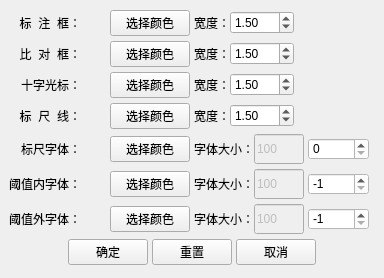
<?xml version="1.0" encoding="UTF-8"?>
<ui version="4.0">
 <class>ColorPalette</class>
 <widget class="QWidget" name="ColorPalette">
  <property name="geometry">
   <rect>
    <x>0</x>
    <y>0</y>
    <width>384</width>
    <height>278</height>
   </rect>
  </property>
  <property name="windowTitle">
   <string>调色板</string>
  </property>
  <layout class="QGridLayout" name="gridLayout">
   <property name="leftMargin">
    <number>9</number>
   </property>
   <property name="topMargin">
    <number>9</number>
   </property>
   <property name="rightMargin">
    <number>9</number>
   </property>
   <property name="bottomMargin">
    <number>9</number>
   </property>
   <property name="spacing">
    <number>4</number>
   </property>
   <item row="0" column="0">
    <layout class="QHBoxLayout" name="horizontalLayout">
     <property name="spacing">
      <number>0</number>
     </property>
     <item>
      <widget class="QLabel" name="label">
       <property name="font">
        <font>
         <pointsize>9</pointsize>
        </font>
       </property>
       <property name="text">
        <string>标  注  框：</string>
       </property>
       <property name="alignment">
        <set>Qt::AlignRight|Qt::AlignTrailing|Qt::AlignVCenter</set>
       </property>
      </widget>
     </item>
     <item>
      <widget class="QLabel" name="markColor">
       <property name="minimumSize">
        <size>
         <width>25</width>
         <height>25</height>
        </size>
       </property>
       <property name="maximumSize">
        <size>
         <width>25</width>
         <height>25</height>
        </size>
       </property>
       <property name="styleSheet">
        <string notr="true"/>
       </property>
       <property name="text">
        <string/>
       </property>
      </widget>
     </item>
    </layout>
   </item>
   <item row="0" column="1">
    <widget class="QPushButton" name="markColorChange">
     <property name="font">
      <font>
       <pointsize>9</pointsize>
      </font>
     </property>
     <property name="text">
      <string>选择颜色</string>
     </property>
    </widget>
   </item>
   <item row="0" column="2">
    <layout class="QHBoxLayout" name="horizontalLayout_9">
     <property name="spacing">
      <number>0</number>
     </property>
     <item>
      <widget class="QLabel" name="label_21">
       <property name="font">
        <font>
         <pointsize>9</pointsize>
        </font>
       </property>
       <property name="text">
        <string>宽度：</string>
       </property>
      </widget>
     </item>
     <item>
      <widget class="QDoubleSpinBox" name="makeWidth">
       <property name="font">
        <font>
         <pointsize>9</pointsize>
        </font>
       </property>
       <property name="maximum">
        <double>100.000000000000000</double>
       </property>
       <property name="singleStep">
        <double>0.200000000000000</double>
       </property>
       <property name="value">
        <double>1.500000000000000</double>
       </property>
      </widget>
     </item>
    </layout>
   </item>
   <item row="1" column="0">
    <layout class="QHBoxLayout" name="horizontalLayout_2">
     <property name="spacing">
      <number>0</number>
     </property>
     <item>
      <widget class="QLabel" name="label_11">
       <property name="font">
        <font>
         <pointsize>9</pointsize>
        </font>
       </property>
       <property name="text">
        <string>比  对  框：</string>
       </property>
       <property name="alignment">
        <set>Qt::AlignRight|Qt::AlignTrailing|Qt::AlignVCenter</set>
       </property>
      </widget>
     </item>
     <item>
      <widget class="QLabel" name="rectColor">
       <property name="minimumSize">
        <size>
         <width>25</width>
         <height>25</height>
        </size>
       </property>
       <property name="maximumSize">
        <size>
         <width>25</width>
         <height>25</height>
        </size>
       </property>
       <property name="styleSheet">
        <string notr="true"/>
       </property>
       <property name="text">
        <string/>
       </property>
      </widget>
     </item>
    </layout>
   </item>
   <item row="1" column="1">
    <widget class="QPushButton" name="rectColorChange">
     <property name="font">
      <font>
       <pointsize>9</pointsize>
      </font>
     </property>
     <property name="text">
      <string>选择颜色</string>
     </property>
    </widget>
   </item>
   <item row="1" column="2">
    <layout class="QHBoxLayout" name="horizontalLayout_10">
     <property name="spacing">
      <number>0</number>
     </property>
     <item>
      <widget class="QLabel" name="label_22">
       <property name="font">
        <font>
         <pointsize>9</pointsize>
        </font>
       </property>
       <property name="text">
        <string>宽度：</string>
       </property>
      </widget>
     </item>
     <item>
      <widget class="QDoubleSpinBox" name="rectWidth">
       <property name="font">
        <font>
         <pointsize>9</pointsize>
        </font>
       </property>
       <property name="maximum">
        <double>100.000000000000000</double>
       </property>
       <property name="singleStep">
        <double>0.200000000000000</double>
       </property>
       <property name="value">
        <double>1.500000000000000</double>
       </property>
      </widget>
     </item>
    </layout>
   </item>
   <item row="2" column="0">
    <layout class="QHBoxLayout" name="horizontalLayout_4">
     <property name="spacing">
      <number>0</number>
     </property>
     <item>
      <widget class="QLabel" name="label_2">
       <property name="font">
        <font>
         <pointsize>9</pointsize>
        </font>
       </property>
       <property name="text">
        <string>十字光标：</string>
       </property>
       <property name="alignment">
        <set>Qt::AlignRight|Qt::AlignTrailing|Qt::AlignVCenter</set>
       </property>
      </widget>
     </item>
     <item>
      <widget class="QLabel" name="cursorColor">
       <property name="minimumSize">
        <size>
         <width>25</width>
         <height>25</height>
        </size>
       </property>
       <property name="maximumSize">
        <size>
         <width>25</width>
         <height>25</height>
        </size>
       </property>
       <property name="styleSheet">
        <string notr="true"/>
       </property>
       <property name="text">
        <string/>
       </property>
      </widget>
     </item>
    </layout>
   </item>
   <item row="2" column="1">
    <widget class="QPushButton" name="cursorColorChange">
     <property name="font">
      <font>
       <pointsize>9</pointsize>
      </font>
     </property>
     <property name="text">
      <string>选择颜色</string>
     </property>
    </widget>
   </item>
   <item row="2" column="2">
    <layout class="QHBoxLayout" name="horizontalLayout_11">
     <property name="spacing">
      <number>0</number>
     </property>
     <item>
      <widget class="QLabel" name="label_3">
       <property name="font">
        <font>
         <pointsize>9</pointsize>
        </font>
       </property>
       <property name="text">
        <string>宽度：</string>
       </property>
      </widget>
     </item>
     <item>
      <widget class="QDoubleSpinBox" name="cursorWidth">
       <property name="font">
        <font>
         <pointsize>9</pointsize>
        </font>
       </property>
       <property name="maximum">
        <double>100.000000000000000</double>
       </property>
       <property name="singleStep">
        <double>0.200000000000000</double>
       </property>
       <property name="value">
        <double>1.500000000000000</double>
       </property>
      </widget>
     </item>
    </layout>
   </item>
   <item row="3" column="0">
    <layout class="QHBoxLayout" name="horizontalLayout_5">
     <property name="spacing">
      <number>0</number>
     </property>
     <item>
      <widget class="QLabel" name="label_5">
       <property name="font">
        <font>
         <pointsize>9</pointsize>
        </font>
       </property>
       <property name="text">
        <string>标  尺  线：</string>
       </property>
       <property name="alignment">
        <set>Qt::AlignRight|Qt::AlignTrailing|Qt::AlignVCenter</set>
       </property>
      </widget>
     </item>
     <item>
      <widget class="QLabel" name="rulerColor">
       <property name="minimumSize">
        <size>
         <width>25</width>
         <height>25</height>
        </size>
       </property>
       <property name="maximumSize">
        <size>
         <width>25</width>
         <height>25</height>
        </size>
       </property>
       <property name="styleSheet">
        <string notr="true"/>
       </property>
       <property name="text">
        <string/>
       </property>
      </widget>
     </item>
    </layout>
   </item>
   <item row="3" column="1">
    <widget class="QPushButton" name="rulerColorChange">
     <property name="font">
      <font>
       <pointsize>9</pointsize>
      </font>
     </property>
     <property name="text">
      <string>选择颜色</string>
     </property>
    </widget>
   </item>
   <item row="3" column="2">
    <layout class="QHBoxLayout" name="horizontalLayout_12">
     <property name="spacing">
      <number>0</number>
     </property>
     <item>
      <widget class="QLabel" name="label_23">
       <property name="font">
        <font>
         <pointsize>9</pointsize>
        </font>
       </property>
       <property name="text">
        <string>宽度：</string>
       </property>
      </widget>
     </item>
     <item>
      <widget class="QDoubleSpinBox" name="rulerWidth">
       <property name="font">
        <font>
         <pointsize>9</pointsize>
        </font>
       </property>
       <property name="maximum">
        <double>100.000000000000000</double>
       </property>
       <property name="singleStep">
        <double>0.200000000000000</double>
       </property>
       <property name="value">
        <double>1.500000000000000</double>
       </property>
      </widget>
     </item>
    </layout>
   </item>
   <item row="4" column="0">
    <layout class="QHBoxLayout" name="horizontalLayout_6">
     <property name="spacing">
      <number>0</number>
     </property>
     <item>
      <widget class="QLabel" name="label_8">
       <property name="font">
        <font>
         <pointsize>9</pointsize>
        </font>
       </property>
       <property name="text">
        <string>标尺字体：</string>
       </property>
       <property name="alignment">
        <set>Qt::AlignRight|Qt::AlignTrailing|Qt::AlignVCenter</set>
       </property>
      </widget>
     </item>
     <item>
      <widget class="QLabel" name="rulerFontColor">
       <property name="minimumSize">
        <size>
         <width>25</width>
         <height>25</height>
        </size>
       </property>
       <property name="maximumSize">
        <size>
         <width>25</width>
         <height>25</height>
        </size>
       </property>
       <property name="styleSheet">
        <string notr="true"/>
       </property>
       <property name="text">
        <string/>
       </property>
      </widget>
     </item>
    </layout>
   </item>
   <item row="4" column="1">
    <widget class="QPushButton" name="rulerFontColorChange">
     <property name="font">
      <font>
       <pointsize>9</pointsize>
      </font>
     </property>
     <property name="text">
      <string>选择颜色</string>
     </property>
    </widget>
   </item>
   <item row="4" column="2" colspan="2">
    <layout class="QHBoxLayout" name="horizontalLayout_13">
     <property name="spacing">
      <number>0</number>
     </property>
     <item>
      <widget class="QLabel" name="label_10">
       <property name="font">
        <font>
         <pointsize>9</pointsize>
        </font>
       </property>
       <property name="text">
        <string>字体大小：</string>
       </property>
      </widget>
     </item>
     <item>
      <widget class="QLineEdit" name="rulerFont">
       <property name="enabled">
        <bool>false</bool>
       </property>
       <property name="minimumSize">
        <size>
         <width>0</width>
         <height>30</height>
        </size>
       </property>
       <property name="maximumSize">
        <size>
         <width>50</width>
         <height>30</height>
        </size>
       </property>
       <property name="font">
        <font>
         <pointsize>9</pointsize>
        </font>
       </property>
       <property name="text">
        <string>100</string>
       </property>
      </widget>
     </item>
    </layout>
   </item>
   <item row="4" column="4">
    <widget class="QSpinBox" name="rulerFontSize">
     <property name="font">
      <font>
       <pointsize>9</pointsize>
      </font>
     </property>
     <property name="styleSheet">
      <string notr="true">background-color: rgb(255, 255, 255);</string>
     </property>
     <property name="minimum">
      <number>0</number>
     </property>
     <property name="maximum">
      <number>20000</number>
     </property>
     <property name="singleStep">
      <number>1</number>
     </property>
     <property name="value">
      <number>0</number>
     </property>
    </widget>
   </item>
   <item row="4" column="5">
    <spacer name="horizontalSpacer_9">
     <property name="orientation">
      <enum>Qt::Horizontal</enum>
     </property>
     <property name="sizeHint" stdset="0">
      <size>
       <width>0</width>
       <height>27</height>
      </size>
     </property>
    </spacer>
   </item>
   <item row="5" column="0">
    <layout class="QHBoxLayout" name="horizontalLayout_7">
     <property name="spacing">
      <number>0</number>
     </property>
     <item>
      <widget class="QLabel" name="label_16">
       <property name="font">
        <font>
         <pointsize>9</pointsize>
        </font>
       </property>
       <property name="text">
        <string>阈值内字体：</string>
       </property>
       <property name="alignment">
        <set>Qt::AlignRight|Qt::AlignTrailing|Qt::AlignVCenter</set>
       </property>
      </widget>
     </item>
     <item>
      <widget class="QLabel" name="withinThresholdFontColor">
       <property name="minimumSize">
        <size>
         <width>25</width>
         <height>25</height>
        </size>
       </property>
       <property name="maximumSize">
        <size>
         <width>25</width>
         <height>25</height>
        </size>
       </property>
       <property name="styleSheet">
        <string notr="true"/>
       </property>
       <property name="text">
        <string/>
       </property>
      </widget>
     </item>
    </layout>
   </item>
   <item row="5" column="1">
    <widget class="QPushButton" name="withinThresholdFontColorChange">
     <property name="font">
      <font>
       <pointsize>9</pointsize>
      </font>
     </property>
     <property name="text">
      <string>选择颜色</string>
     </property>
    </widget>
   </item>
   <item row="5" column="2" colspan="2">
    <layout class="QHBoxLayout" name="horizontalLayout_14">
     <property name="spacing">
      <number>0</number>
     </property>
     <item>
      <widget class="QLabel" name="label_20">
       <property name="font">
        <font>
         <pointsize>9</pointsize>
        </font>
       </property>
       <property name="text">
        <string>字体大小：</string>
       </property>
      </widget>
     </item>
     <item>
      <widget class="QLineEdit" name="withinThresholdFont">
       <property name="enabled">
        <bool>false</bool>
       </property>
       <property name="minimumSize">
        <size>
         <width>0</width>
         <height>30</height>
        </size>
       </property>
       <property name="maximumSize">
        <size>
         <width>50</width>
         <height>30</height>
        </size>
       </property>
       <property name="font">
        <font>
         <pointsize>9</pointsize>
        </font>
       </property>
       <property name="text">
        <string>100</string>
       </property>
      </widget>
     </item>
    </layout>
   </item>
   <item row="5" column="4">
    <widget class="QSpinBox" name="withinThresholdFontSize">
     <property name="font">
      <font>
       <pointsize>9</pointsize>
      </font>
     </property>
     <property name="styleSheet">
      <string notr="true">background-color: rgb(255, 255, 255);</string>
     </property>
     <property name="minimum">
      <number>-1</number>
     </property>
     <property name="maximum">
      <number>20000</number>
     </property>
     <property name="singleStep">
      <number>1</number>
     </property>
     <property name="value">
      <number>-1</number>
     </property>
    </widget>
   </item>
   <item row="5" column="5">
    <spacer name="horizontalSpacer_6">
     <property name="orientation">
      <enum>Qt::Horizontal</enum>
     </property>
     <property name="sizeHint" stdset="0">
      <size>
       <width>0</width>
       <height>20</height>
      </size>
     </property>
    </spacer>
   </item>
   <item row="6" column="0">
    <layout class="QHBoxLayout" name="horizontalLayout_8">
     <property name="spacing">
      <number>0</number>
     </property>
     <item>
      <widget class="QLabel" name="label_26">
       <property name="font">
        <font>
         <pointsize>9</pointsize>
        </font>
       </property>
       <property name="text">
        <string>阈值外字体：</string>
       </property>
       <property name="alignment">
        <set>Qt::AlignRight|Qt::AlignTrailing|Qt::AlignVCenter</set>
       </property>
      </widget>
     </item>
     <item>
      <widget class="QLabel" name="beyondThresholdFontColor">
       <property name="minimumSize">
        <size>
         <width>25</width>
         <height>25</height>
        </size>
       </property>
       <property name="maximumSize">
        <size>
         <width>25</width>
         <height>25</height>
        </size>
       </property>
       <property name="styleSheet">
        <string notr="true"/>
       </property>
       <property name="text">
        <string/>
       </property>
      </widget>
     </item>
    </layout>
   </item>
   <item row="6" column="1">
    <widget class="QPushButton" name="beyondThresholdFontColorChange">
     <property name="font">
      <font>
       <pointsize>9</pointsize>
      </font>
     </property>
     <property name="text">
      <string>选择颜色</string>
     </property>
    </widget>
   </item>
   <item row="6" column="2" colspan="2">
    <layout class="QHBoxLayout" name="horizontalLayout_15">
     <property name="spacing">
      <number>0</number>
     </property>
     <item>
      <widget class="QLabel" name="label_29">
       <property name="font">
        <font>
         <pointsize>9</pointsize>
        </font>
       </property>
       <property name="text">
        <string>字体大小：</string>
       </property>
      </widget>
     </item>
     <item>
      <widget class="QLineEdit" name="beyondThresholdFont">
       <property name="enabled">
        <bool>false</bool>
       </property>
       <property name="minimumSize">
        <size>
         <width>0</width>
         <height>30</height>
        </size>
       </property>
       <property name="maximumSize">
        <size>
         <width>50</width>
         <height>30</height>
        </size>
       </property>
       <property name="font">
        <font>
         <pointsize>9</pointsize>
        </font>
       </property>
       <property name="text">
        <string>100</string>
       </property>
      </widget>
     </item>
    </layout>
   </item>
   <item row="6" column="4">
    <widget class="QSpinBox" name="beyondThresholdFontSize">
     <property name="font">
      <font>
       <pointsize>9</pointsize>
      </font>
     </property>
     <property name="styleSheet">
      <string notr="true">background-color: rgb(255, 255, 255);</string>
     </property>
     <property name="minimum">
      <number>-1</number>
     </property>
     <property name="maximum">
      <number>20000</number>
     </property>
     <property name="singleStep">
      <number>1</number>
     </property>
     <property name="value">
      <number>-1</number>
     </property>
    </widget>
   </item>
   <item row="6" column="5">
    <spacer name="horizontalSpacer_7">
     <property name="orientation">
      <enum>Qt::Horizontal</enum>
     </property>
     <property name="sizeHint" stdset="0">
      <size>
       <width>0</width>
       <height>20</height>
      </size>
     </property>
    </spacer>
   </item>
   <item row="7" column="0" colspan="6">
    <layout class="QHBoxLayout" name="horizontalLayout_3">
     <item>
      <spacer name="horizontalSpacer_2">
       <property name="orientation">
        <enum>Qt::Horizontal</enum>
       </property>
       <property name="sizeHint" stdset="0">
        <size>
         <width>40</width>
         <height>20</height>
        </size>
       </property>
      </spacer>
     </item>
     <item>
      <widget class="QPushButton" name="Save">
       <property name="font">
        <font>
         <pointsize>9</pointsize>
        </font>
       </property>
       <property name="text">
        <string>确定</string>
       </property>
      </widget>
     </item>
     <item>
      <widget class="QPushButton" name="reset">
       <property name="font">
        <font>
         <pointsize>9</pointsize>
        </font>
       </property>
       <property name="text">
        <string>重置</string>
       </property>
      </widget>
     </item>
     <item>
      <widget class="QPushButton" name="close">
       <property name="font">
        <font>
         <pointsize>9</pointsize>
        </font>
       </property>
       <property name="text">
        <string>取消</string>
       </property>
      </widget>
     </item>
     <item>
      <spacer name="horizontalSpacer">
       <property name="orientation">
        <enum>Qt::Horizontal</enum>
       </property>
       <property name="sizeHint" stdset="0">
        <size>
         <width>40</width>
         <height>20</height>
        </size>
       </property>
      </spacer>
     </item>
    </layout>
   </item>
   <item row="0" column="3" colspan="3">
    <spacer name="horizontalSpacer_3">
     <property name="orientation">
      <enum>Qt::Horizontal</enum>
     </property>
     <property name="sizeHint" stdset="0">
      <size>
       <width>66</width>
       <height>24</height>
      </size>
     </property>
    </spacer>
   </item>
   <item row="1" column="3" colspan="3">
    <spacer name="horizontalSpacer_5">
     <property name="orientation">
      <enum>Qt::Horizontal</enum>
     </property>
     <property name="sizeHint" stdset="0">
      <size>
       <width>66</width>
       <height>24</height>
      </size>
     </property>
    </spacer>
   </item>
   <item row="2" column="3" colspan="3">
    <spacer name="horizontalSpacer_4">
     <property name="orientation">
      <enum>Qt::Horizontal</enum>
     </property>
     <property name="sizeHint" stdset="0">
      <size>
       <width>66</width>
       <height>24</height>
      </size>
     </property>
    </spacer>
   </item>
   <item row="3" column="3" colspan="3">
    <spacer name="horizontalSpacer_8">
     <property name="orientation">
      <enum>Qt::Horizontal</enum>
     </property>
     <property name="sizeHint" stdset="0">
      <size>
       <width>66</width>
       <height>24</height>
      </size>
     </property>
    </spacer>
   </item>
  </layout>
 </widget>
 <resources/>
 <connections/>
</ui>
